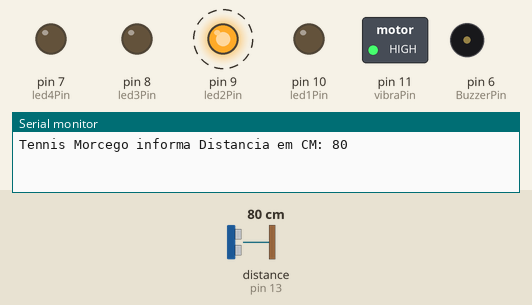
This sketch was run on a simulated Arduino Uno, built with avr-gcc and run on an emulated ATmega328P. Parts: switched loads named in the sketch (green lamp = pin HIGH), output pins drawn as LEDs (lit = HIGH), buzzer (waves = sounding, pin HIGH), the last lines printed to the serial monitor. Wiring (inferred from the names in the program): ultrasonic range finder: trigger pin 12; echo pin 13. Dashed ring = blinking. The inputs (shaded band) are chosen by the test bench; at power-on: distance to the obstacle (sensor on pin 13) 80 cm. The echo pulse lasts 58.3 µs per cm; pins used as bus, display or sensor lines are not drawn.

Above: at 0.8 s.
1.6 s: distance to the obstacle (sensor on pin 13) set to 70 cm
At 2.42 s:
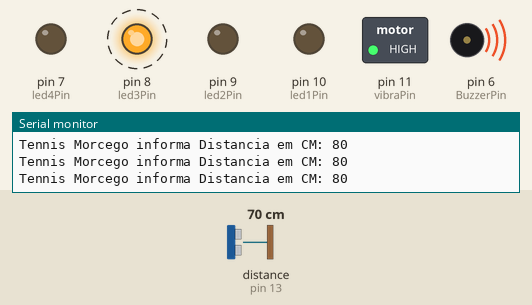
5.1 s: distance to the obstacle (sensor on pin 13) set to 250 cm
At 6.0 s:
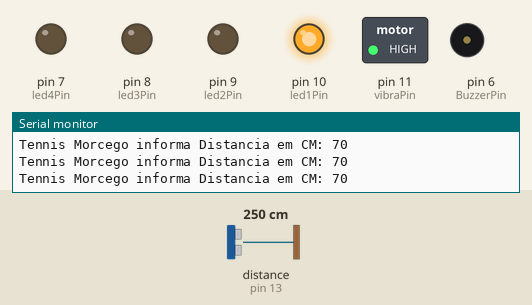
8.7 s: distance to the obstacle (sensor on pin 13) set to 246 cm
At 9.6 s:
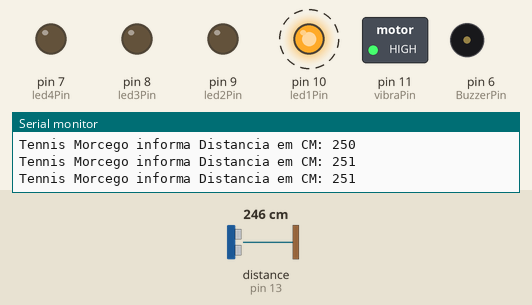
12.3 s: distance to the obstacle (sensor on pin 13) set to 154 cm
14.6 s: distance to the obstacle (sensor on pin 13) set to 146 cm
At 15.3 s:
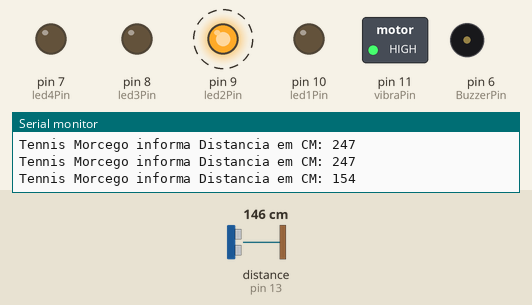
Timing chart, 0 to 19.1 s (numbered marks = the images above; inputs shaded):
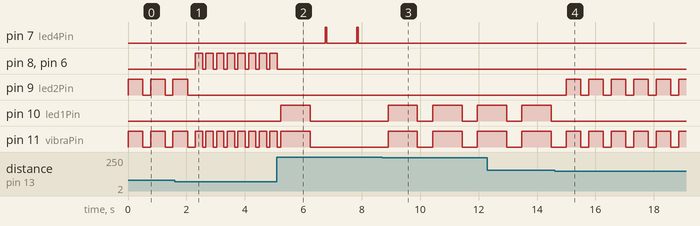

Measured:
- the behaviour switches between 76 and 75 cm on distance to the obstacle (sensor on pin 13) (found by bisection; images 0 and 1)
- the behaviour switches between 250 and 249 cm on distance to the obstacle (sensor on pin 13) (found by bisection; images 2 and 3)
- the behaviour switches between 151 and 150 cm on distance to the obstacle (sensor on pin 13) (found by bisection; images 3 and 4)
- after the input at 1.6 s, pin 8 (led3Pin), pin 6 (BuzzerPin): alternates HIGH for 0.25 s and LOW for 0.12 s, starting after 0.70 s; pin 9 (led2Pin): goes on until 2.0 s, then stays LOW
- after the input at 5.1 s, pin 7 (led4Pin): alternates HIGH for 0.05 s and LOW for 1.0 s, starting after 1.7 s; pin 8 (led3Pin), pin 6 (BuzzerPin): goes on until 5.1 s, then stays LOW; pin 10 (led1Pin): LOW → HIGH after 0.13 s, → LOW 1.0 s later
- after the input at 8.7 s, pin 7 (led4Pin): stops changing and stays LOW; pin 10 (led1Pin), pin 11 (vibraPin): alternates HIGH for 1.0 s and LOW for 0.53 s, starting after 0.21 s
- after the input at 14.6 s, pin 9 (led2Pin): alternates HIGH for 0.50 s and LOW for 0.27 s, starting after 0.40 s; pin 10 (led1Pin): stops changing and stays LOW; pin 11 (vibraPin): alternates HIGH for 0.50 s and LOW for 0.27 s, starting after 0.90 s
- by itself, pin 9 (led2Pin): alternates HIGH for 0.50 s and LOW for 0.27 s

The sketch:

TennisMorcego.ino
```cpp
#define echoPin   13                                       // Pino 13 recebe o pulso do echo
#define trigPin   12                                       // Pino 12 envia o pulso para gerar o echo
#define vibraPin  11                                       // Pino 11 saida sinal para motor vibra
#define led1Pin   10                                       // Pino 10 saida LED 1
#define led2Pin   9                                        // Pino 9  saida LED 2
#define led3Pin   8                                        // Pino 8  saida LED 3
#define led4Pin   7                                        // Pino 7  saida LED 4
#define BuzzerPin 6                                        // Pino 6  saida Buzzer

void setup()
{
   Serial.begin(9600);                                     // Inicia a porta serial
   pinMode(echoPin,   INPUT);                              // Define o pino 13 como entrada (recebe)
   pinMode(trigPin,   OUTPUT);                             // Define o pino 12 como saida (envia)
   pinMode(vibraPin,  OUTPUT);                             // Define o pino 11 como saida
   pinMode(led1Pin,   OUTPUT);                             // Define o pino 10 como saida LED 1
   pinMode(led2Pin,   OUTPUT);                             // Define o pino 9  como saida LED 2
   pinMode(led3Pin,   OUTPUT);                             // Define o pino 8  como saida LED 3
   pinMode(led4Pin,   OUTPUT);                             // Define o pino 7  como saida LED 4
   pinMode(BuzzerPin, OUTPUT);                             // Define o pino 6  como saida Buzzer
}

void loop()
 {
    digitalWrite(trigPin, LOW);                             // Seta o pino 12 com um pulso baixo "LOW" ou desligado ou ainda 0
    delayMicroseconds(2);                                   // Delay de 2 microssegundos
    digitalWrite(trigPin, HIGH);                            // Seta o pino 12 com pulso alto "HIGH" ou ligado ou ainda 1
    delayMicroseconds(10);                                  // Delay de 10 microssegundos
    digitalWrite(trigPin, LOW);                             // Seta o pino 12 com pulso baixo novamente
    long duration = pulseIn(echoPin,HIGH);                  // PulseInt lê o tempo entre a chamada e o pino entrar em high

    long distancia = duration /29 / 2 ;                     // Esse calculo é baseado em s = v . t, lembrando que o tempo vem dobrado,
                                                            // porque é o tempo de ida e volta do ultrassom


    if(distancia <= 75)                                     // Distância menor ou igual a 75
     {
      digitalWrite(vibraPin,  HIGH);
      digitalWrite(led3Pin,   HIGH);
      digitalWrite(BuzzerPin, HIGH);
      delay(250);
      digitalWrite(vibraPin,  LOW);
      digitalWrite(led3Pin,   LOW);
      digitalWrite(BuzzerPin, LOW);
      delay(100);
     }

    else if(distancia <= 150 && distancia > 75)             // Distância menor ou igual a 150 e Distâcia maior 75
     {
      digitalWrite(vibraPin, HIGH);
      digitalWrite(led2Pin,  HIGH);
      delay(500);
      digitalWrite(vibraPin, LOW);
      digitalWrite(led2Pin,  LOW);
      delay(250);
     }

    else if(distancia <= 250 && distancia > 150)             // Distância menor ou igual a 250 e Distância maior 150
     {
      digitalWrite(vibraPin, HIGH);
      digitalWrite(led1Pin,  HIGH);
      delay(1000);
      digitalWrite(vibraPin, LOW);
      digitalWrite(led1Pin,  LOW);
      delay(500);
     }

    else if(distancia > 250)                                  // Distância maior que 250
     {
       digitalWrite(vibraPin, LOW);
       digitalWrite(led4Pin,  HIGH);
       delay(50);
       digitalWrite(led4Pin,  LOW);
       delay(1000);
     }


Serial.print("Tennis Morcego informa Distancia em CM: ");
Serial.println(distancia);
delay(10);                                                     // Espera 10 milisegundo para fazer a leitura novamente
  }
```
